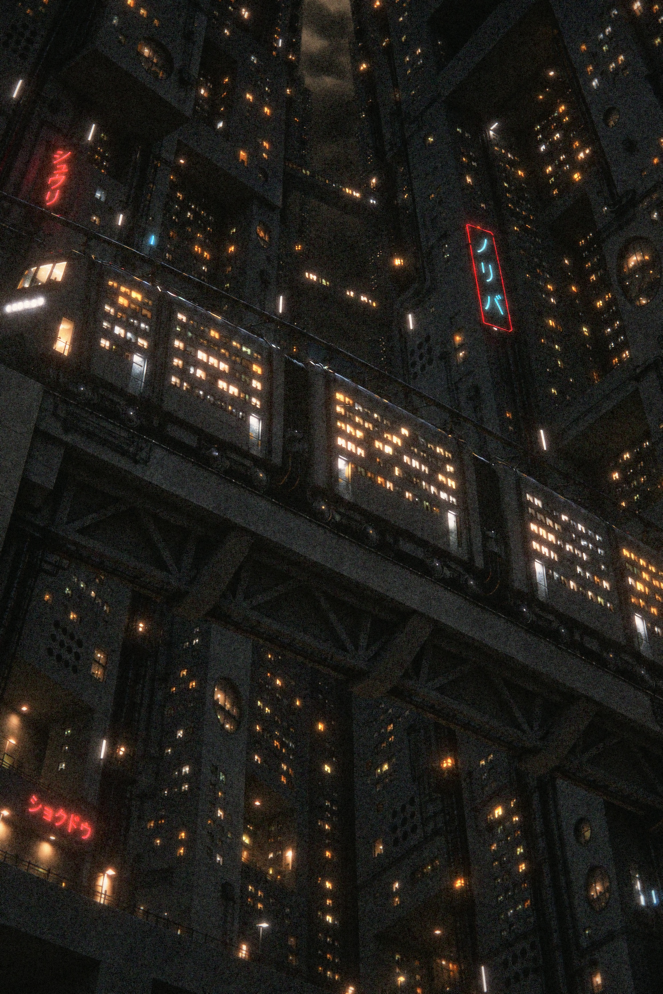
#> input picture images/night_photo_full_res.jpg, 1988 x 2982 px (shown at 1/3 size)
$ python b2_relight.py ../../../images/night_photo_full_res.jpg out.png
#> lines starting #> are read from the running program, lines starting #| are printed output that depends on the picture
#!/usr/bin/env python3
"""Light transport from every screen/lightbox/neon of building 2 onto the photographed ring structure.

usage: python3 -I scripts/b2_relight.py SIGNS_2x.png OUT_2x.png [--gain 3] [--debug out/light.png]

Lights: every emitting sign pixel (out/signgeo.npz EM) grouped into 8x8-px cells; each cell is an area light at its
3-D position on the sign's own surface (curved wall, box face, blade...), with that face's normal, its rendered
colour as radiance (linear) and its true 3-D area (pixel area / |n.view|). Wall signs emit one-sided, blades and
neon two-sided.
Receivers: the photo's surfaces from the geometry proxy (out/geo.npz: concave well wall, convex near walls,
horizontal walkway tops, deep courtyard) plus the non-emitting sign parts (box returns, frames), every 7 px.
E(x) = sum L * max(0,n.w) * max(0,n_l.-w) * A / max(d^2, d0^2) (Lambertian, inverse square, cosine at both ends),
reflected with an albedo taken from the photo's own texture (so added light reveals real surface detail), plus a
glossy lobe on the walkway tops and the box returns.
"""
import argparse, numpy as np, cv2
from PIL import Image

def s2l(x): return np.where(x <= 0.04045, x / 12.92, ((x + 0.055) / 1.055) ** 2.4).astype(np.float32)
def l2s(x):
    x = np.clip(x, 0, None); return np.where(x <= 0.0031308, x * 12.92, 1.055 * np.power(x, 1 / 2.4) - 0.055).astype(np.float32)

ap = argparse.ArgumentParser(); ap.add_argument('inp'); ap.add_argument('out')
ap.add_argument('--gain', type=float, default=3.0); ap.add_argument('--spec', type=float, default=1.0)
ap.add_argument('--cell', type=int, default=8); ap.add_argument('--stride', type=int, default=7)
ap.add_argument('--debug', default=None); ap.add_argument('--no-balls', action='store_true', help='leave the LED balls out (their light is traced by b2_balltrace.py)'); ap.add_argument('--ext', type=float, default=260.0, help='haze extinction length (page px)')
a = ap.parse_args()

F = s2l(np.asarray(Image.open(a.inp).convert('RGB'), np.float32) / 255)            # 2x
#> in s2l, `def s2l(x): return np.where(x <= 0.04045, x / 12.92, ((x + 0.055) / 1...`:
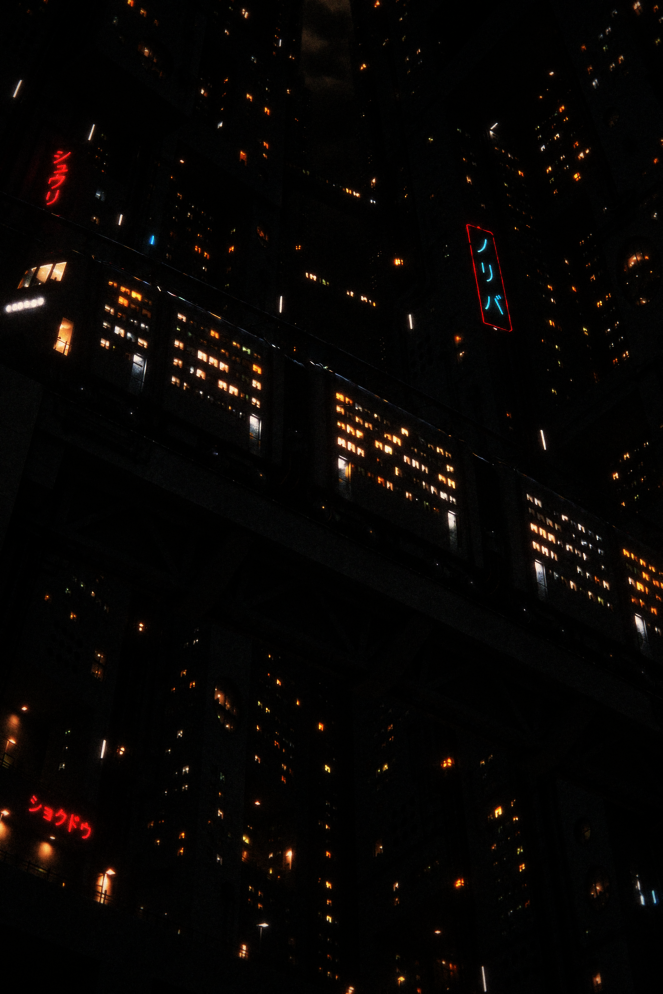
#> returned value: shape (2982, 1988, 3) float32 (shown at 1/3 size); mean of channels 0, 1, 2 0.0333, 0.0243, 0.0181; drawn as R, G, B
#> (the run stopped early here; a loop or call above may not have finished)

$ run again, on images/portra400_nikon_f3_night_giant_train.jpg
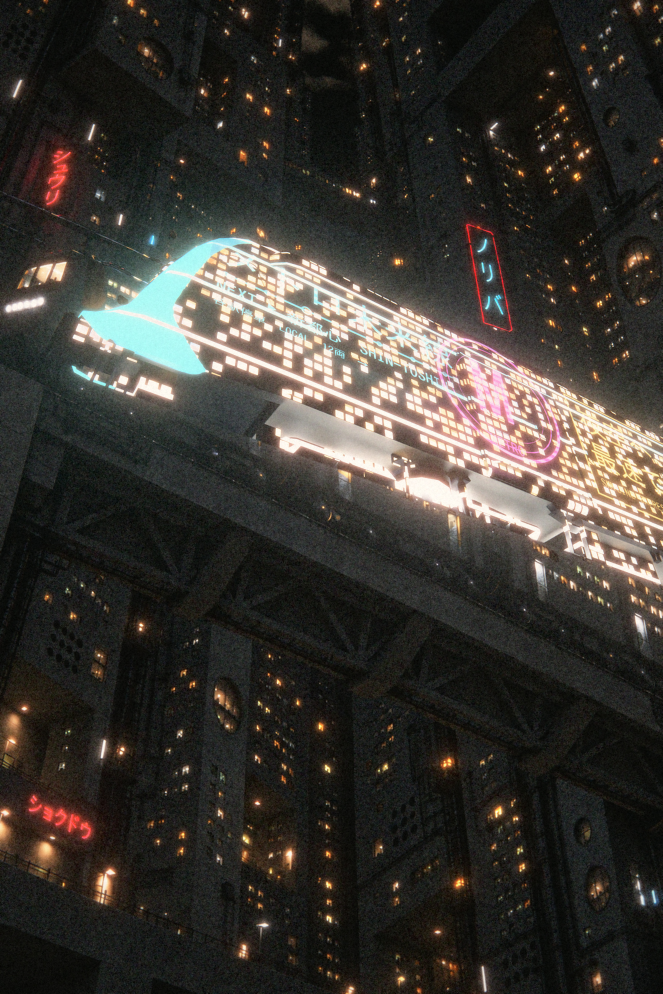
#> input picture images/portra400_nikon_f3_night_giant_train.jpg, 1988 x 2982 px (shown at 1/3 size)
#> in s2l, `def s2l(x): return np.where(x <= 0.04045, x / 12.92, ((x + 0.055) / 1...`:
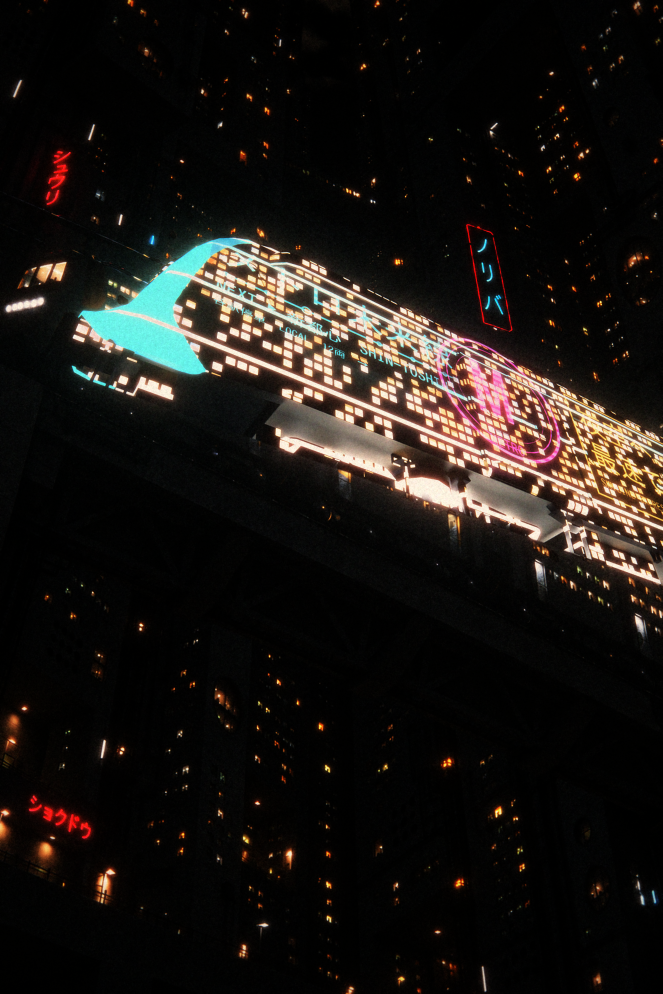
#> returned value: shape (2982, 1988, 3) float32 (shown at 1/3 size); mean of channels 0, 1, 2 0.105, 0.0909, 0.0783; drawn as R, G, B
